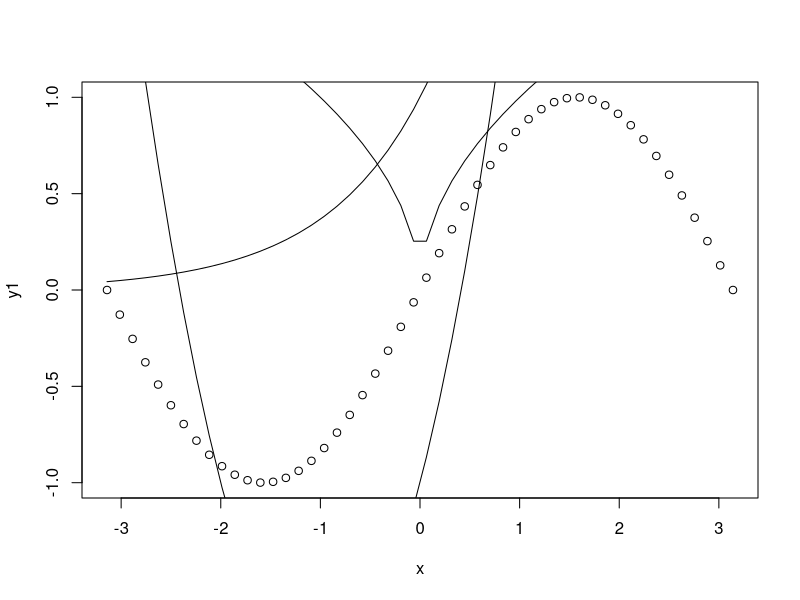
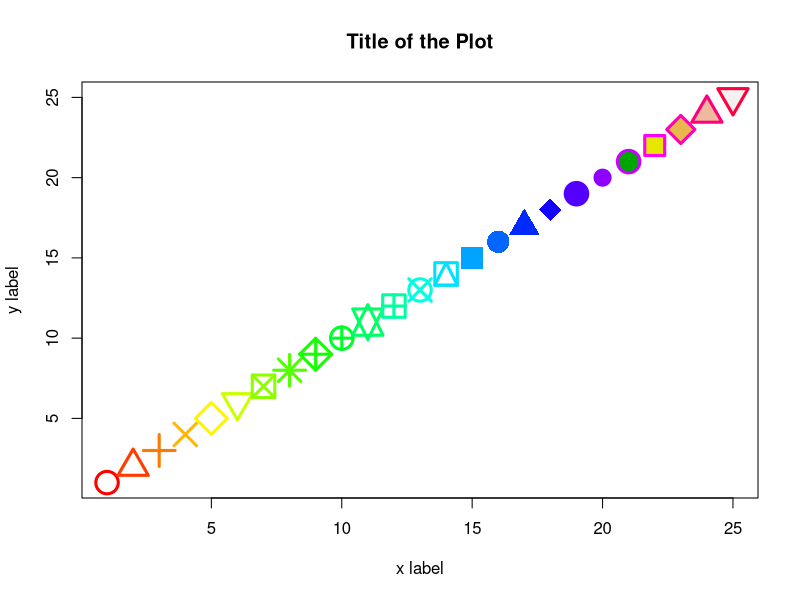
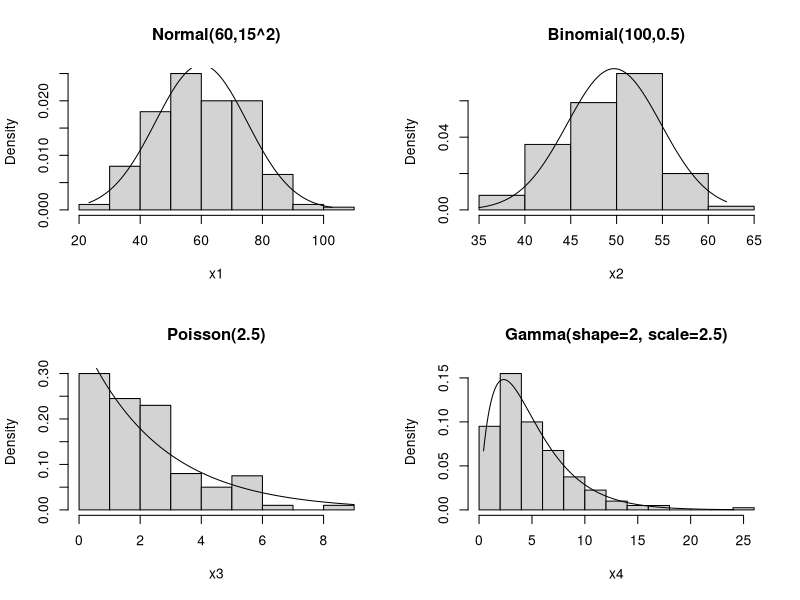

Reproduce these figures in R, in order.
# -------------------------------------------------------------------
# Purpose: Practical: Basic R Commands for Data Processing (Part 1)
# Author : Liew How Hui (2025)
# Reference: http://faculty.marshall.usc.edu/gareth-james/ISL/Chapter%202%20Lab.txt
# License: BSD-3
# Software: R 4.1+
# Duration: 1 hour
# -------------------------------------------------------------------

# -------------------------------------------------------------------
#  (A) Getting familiar with the Basic R and R Studio
# -------------------------------------------------------------------

# 1. Basic R (Good for fast startup and a computer with lower memory)
#
#    Download link: https://cran.r-project.org/
#
#    It supports Windows, MacOS and Linux, download the software
#    related to your computer.

# 2. RStudio (Good for a computer with 8 Gig RAM or more and fast CPU)
#
#    Donwload link: https://www.rstudio.com/products/rstudio/download/
#
#    Get the "RStudio Desktop"

# -------------------------------------------------------------------
#  (B) Very Basic Programming Notations
#      * Comments
#      * Variables, Assignment, ...
#      * Data class/type
# -------------------------------------------------------------------

# Line comment starts with the `#' (sharp, e.g. C# / hash, twitter hash tag) symbol
# In C, C++, JavaScript, the line comment is usually double slash `//'
#
# Comments are used to put remarks on programming statements, e.g. 
# the purpose / theory of for loop, if-else statement, etc.

# Variables: `names' which are used to reference data in memory
#
# 1. ls() is used to show the variable name list (when the list
#    is empty, character(0) whill be shown)

ls()

#    In RStudio, the variable name list will be listed on the top right 
#    hand window.
#
# 2. Variables are created using assignment operation <- or =
#    Most books use the notation `<-' but we will be using `=' 
#    in the practicals since it is easier to type.

a <- 1                  # the floating point number 1

# 3. Variables can be 'a'-'z', 'A'-'Z', '0'-'9' and '.' (dot)
#    Try to avoid using `c' for variable name, it is used to create 
#    an array.
#

a.second.Variable = 1L  # L is used to create an integer

#    Unlike C/C++/Java programming language, dot (.) is used in 
#    variable names.

# 4. Try ls() to see the variables created (or for RStudio users
#    look at the top right hand window to watch the variables

ls()

#
# 5. We can check the data type/class of a variable using the command 'class'
#

class(a)
class(a.second.Variable)

#
# 6. Variables that are no longer needed can be deleted to free
#    some memory
#

rm(a)
ls()

#
# 7. We can remove all variables but this is usually not recommended
# rm(list=ls())  # Not recommended in general
#

# -------------------------------------------------------------------
#  (C) 1-D Floating Number Array Data Structures and Operations
#
#  Since R is primarily used for statistical analysis, the fundamental
#  data structure in R is vector/array of numbers, booleans & strings.
# -------------------------------------------------------------------

a = 1 + 2
b = 2 - 3
d = 3 * 4
e = 4 / 5
f = 5 ** 6    # 5 to the power of 6 (** is also used in Python)
g = 5 ^ 6     # Also 5 to the power of 6 (^ has different meaning in Python)

#
#  When you show the variables, there will be [1] indicating the 
#  index of the first element in the 1-D array.  For example,
#

a

#
#  When we assign a number to a variable, a 1-D array is created
#  with only one number.  The way to key in more numbers is to
#  used c().  For example,
#

x = c(5,4,5,3,5,5,5,2,1,4,5,3,5,5,5,2,1,4,5,3,5,5,5,2,1,4,5,3,5,5,5,2,1,
      1,2,5,5,5,3,5,4,1,2,5,5,5,3,5,4,1,2,5,5,5,3,5,4,1,2,5,5,5,3,5,4,5)

#  Now type x again and observe that [1] and [39] are shown

x

#  We can use length to check the array length

length(x)

#
# Generating regular floating number array with regular patterns
# using seq() and its short form
#

x.sequence1 = 1:10    # or seq(1,10)
x.sequence2 = 20:1    # or seq(20,1)

#
# Arithmetic progression sequence:
#    a_n = a_0 + (n-1)*d
#    seq(a_0, num, d),   a_n <= num < a_n + d
#

x.sequence3 = seq(1,30,2)

#
# Floating point sequences can be used in plotting graphs when
# we combine array, arithmetic and functions (e.g. sin, cos, etc.)
# For example, plotting sin(), exp(), etc. for the range [-pi, pi]
#

x  = seq(-pi,pi,length=50)
y1 = sin(x)
y2 = exp(x)
y3 = x^2+2*x-1
y4 = sqrt(abs(x))

#
# Special Array Arithmetic Feature in R
#
# If we want to add repeating 1D data like
#    5,4,5,3,5,5,5,2 +
#    1,2,1,2,1,2,1,2
# => 6 6 6 5 6 7 6 4
#
# In R, we can just write

c(5, 4, 5, 3, 5, 5,　5, 2)　+ c(1,2)

# R will perform cyclic repeat for us.

#
# Are you able to tell y5 below without using R?
#
y5 = c(2,3)*c(5,4,5,3,5,5,5,2) + c(5,4,-2,3)

#
# Plotting of y vs x (scatter plot) is not as convenient as in
# other system (e.g. Python, MATLAB).  A plot() only takes in
# two arrays x and y and not more.
#
# We need to use lines() to add more data into a plot.
#
plot(x, y1)           # Points only
lines(x, y2)          # Points only
lines(x, y3, 'l')     # 'l' for lines
lines(x, y4, 'l')

#
# Since y1 (sin()) has a range of [-1,1].  A plot based on
# y1 will have y limit of -1 to 1 leading to a rather
# ugly plot.
#
# To have prettier plot, we nned various plotting options: 
#   col (colours), pch (point symbols), 
#   cex, (point size), lwd (line width), etc.
#

plot(
  1:25,
  1:25,
  cex=3,
  lwd=3,
  pch=1:25,
  col=rainbow(25),
  bg=terrain.colors(5),  # only for pch 21:25
  xlab="x label",ylab="y label",
  main="Title of the Plot"
)


# -------------------------------------------------------------------
# (D) Integers (are internally different from floating point numbers) 
#     and Integer-related Arithmetic Operations
# -------------------------------------------------------------------

a = 1L + 2L
b = 2L - 3L
d = 3L * 4L
e = 7L %/% 5L   # Integer division
f = 7L %% 5L    # Modulo

##
## Dates are internally represented as integer
##

mydates = as.Date("2025-01-01")
today = Sys.Date()

#
# If I don't put a proper comment, do you know what the following 
# is about?
#

1970 + as.integer(mydates)/365.25

# -------------------------------------------------------------------
# (E) Booleans / Logicals => Basic Maths / Discrete Maths
#     and logical operations (and, or, not) as well as
#     relational operations (==, !=, <, >, <=, >=) 
# -------------------------------------------------------------------

TRUE  & TRUE
TRUE  | FALSE
!FALSE
((1 < 2) & (3 < 10)) | (1 > 2)

#
# Application of Booleans: Comparing two 1-D arrays
# = or <- means assignment
# == means comparing for equality
# != means comparing for inequality
#
c(1,2,3) != c(3,2,1)
c(1,2,3) == c(3,2,1)
any(c(1,2,3) == c(3,2,1))    # Any single true element?
all(c(1,2,3) == c(3,2,1))    # Are all elements true?


# -------------------------------------------------------------------
# (F) Array of Letters and Array of Strings and operations
#
# Relevant: https://en.wikipedia.org/wiki/Escape_sequences_in_C
# -------------------------------------------------------------------

"A String in double quotes"
'A String in single quotes'
"Escaping quotes using backslash \""
"A string\n with multiple lines\n using `backslash n'"

# We use nchar() to find the length of a string.  len() will only
# give us the length of 1-D array!

nchar("Hello World")

# We use cat(), i.e. concatenate to output, to print strings
# use ?cat to get help for `cat'
cat("A string\n with multiple lines\n", " using `backslash n'")

#
# Array of letters
#

letters  # Array/Vector of small letter alphabet characters
LETTERS  # Array/Vector of capital letter alphabet characters
letters[5:10]    # Assessing elements in an array

#
# Joining strings with paste().  By default strings will be `joined' by 
# a `space' between them.  To use different seperator, use sep
# When an array of strings is encountered, we use the collapse for
# seperator.
#

paste("A string", "and another string")

paste("A", "B", "C", "D", sep=",")

paste(LETTERS[1:10], collapse=",")

#
# Application of strings: Categorical data are usually represented by 
# an array of strings
#
gender = c("M", "F", "F", "M", "M", "F", "F")
# By checking the class, we can see that they are characters (i.e. strings)
class(gender)
# We can use table to summarise the `string' categorical data
table(gender)
# We can use summary() to summarise the categorical data by converting
# it from characters to factors
summary(factor(gender))


# -------------------------------------------------------------------
# (G) Statistical Analysis of Floating Point Array and 
#     Probability Functions
# -------------------------------------------------------------------

#
# Statistical functions for Descriptive Statistics (simple EDA)
#
length(x) # n
min(x)
max(x)
range(x)  # finds min and max
diff(range(x))   # max(x) - min(x)
quantile(x)      # 4 quantiles
median(x)
sum(x)    # x[1] + ... + x[n]
mean(x)   # x.bar = (x[1] + ... + x[n])/n
var(x)    # sample variance: sum((x-x.bar))^2)/(n-1)
sd(x) == sqrt(sum((x-mean(x))^2)/(length(x)-1))     # sample standard deviation
summary(x)

#
# Regular 1-D random sequences in R
#

# Seed is used to make random number generation less random, i.e.
# we can repeat the "random number generation".  The theory of
# seed number is probably mentioned in SSIF but you don't need to
# take SSIF just like anyone driving a car does not need to know
# how to design and construct a car.
set.seed(2025)

# r = random numbers, 50 = 50 elements, unif = uniform dist.
x.unif = runif(50)
# r = random numbers, 50 = 50 elements, norm = normal dist.
x.norm = rnorm(50)
y.norm = x.norm + rnorm(50,mean=50,sd=.1)
# Correlation between two 1-D arrays
cor(x.norm,y.norm)

# Contingency table / Confusion matrix
table(c(1,0,1,0,1), c("Y","N","N","Y","Y"))


# -------------------------------------------------------------------
# Random Variable        samples   probability  quantile  density   
# ---------------        -------   -----------  --------  -------   
# Beta                   rbeta     pbeta        qbeta     dbeta     
# Binomial               rbinom    pbinom       qbinom    dbinom    
# Cauchy                 rcauchy   pcauchy      qcauchy   dcauchy   
# Chi-Square             rchisq    pchisq       qchisq    dchisq    
# Exponential            rexp      pexp         qexp      dexp      
# F                      rf        pf           qf        df        
# Gamma                  rgamma    pgamma       qgamma    dgamma    
# Geometric              rgeom     pgeom        qgeom     dgeom     
# Hypergeometric         rhyper    phyper       qhyper    dhyper    
# Logistic               rlogis    plogis       qlogis    dlogis    
# Log Normal             rlnorm    plnorm       qlnorm    dlnorm    
# -ve Binomial           rnbinom   pnbinom      qnbinom   dnbinom   
# Normal                 rnorm     pnorm        qnorm     dnorm     
# Poisson                rpois     ppois        qpois     dpois     
# Student t              rt        pt           qt        dt        
# Uniform                runif     punif        qunif     dunif     
# Weibull                rweibull  pweibull     qweibull  dweibull  
#
# Ref: https://www.stat.umn.edu/geyer/old/5101/rlook.html
# -------------------------------------------------------------------

set.seed(2025)
x1 = rnorm(200, mean=60, sd=15)   # X ~ Normal(60,15^2)
x2 = rbinom(200, size=100, prob=0.5)   # X ~ Binom(100, 0.5) ≈ Normal?
x3 = rpois(200, lambda=2.5)       # X ~ Poisson(2.5) ≈ Exponential?
# Gamma distribution is applied in cancer rates, insurance claims & rainfall. 
x4 = rgamma(200, shape=2, scale=2.5)
par(mfrow=c(2,2))

hist(x1, freq=FALSE, main="Normal(60,15^2)")
x = seq(min(x1),max(x1),length.out=500)
lines(x,dnorm(x, mean=60, sd=15))

hist(x2, freq=FALSE, main="Binomial(100,0.5)")
x = seq(min(x2),max(x2),length.out=500)
lines(x,dnorm(x, mean=mean(x2), sd=sd(x2)))
# Is it possible to work with dbinom???
# Probably Not.  Because dnorm is not a density plot

hist(x3, freq=FALSE, main="Poisson(2.5)")
x = seq(min(x3),max(x3),length.out=500)
lines(x,dexp(x, rate=1/mean(x3)))
# Is it possible to work with dbinom???
# Probably Not.  Because dpois is not a density plot

# https://en.wikipedia.org/wiki/Gamma_distribution
# https://stat.ethz.ch/R-manual/R-devel/library/stats/html/GammaDist.html
hist(x4, freq=FALSE, main="Gamma(shape=2, scale=2.5)")
x = seq(min(x4),max(x4),length.out=500)
lines(x,dgamma(x, shape=mean(x4)^2/var(x4), scale=var(x4)/mean(x4)))
